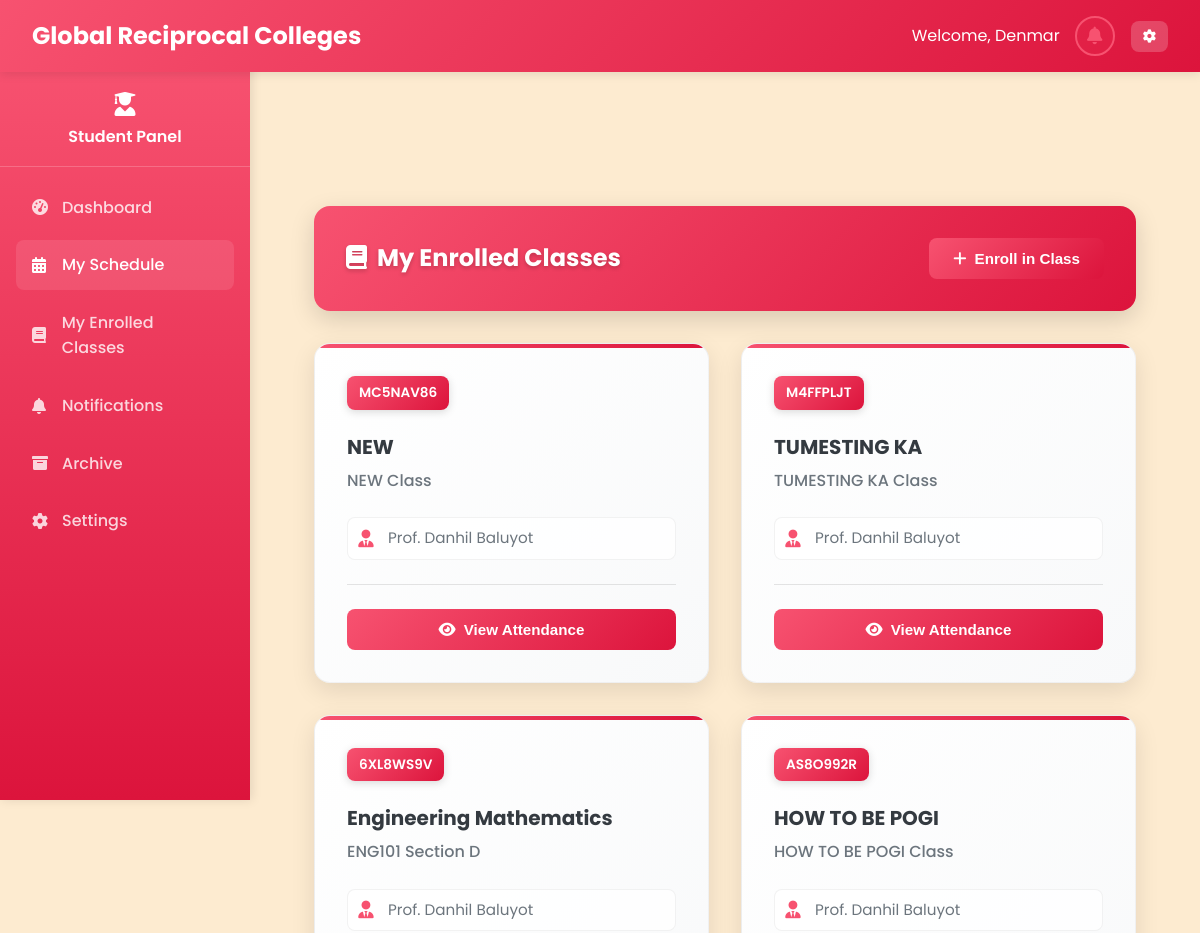
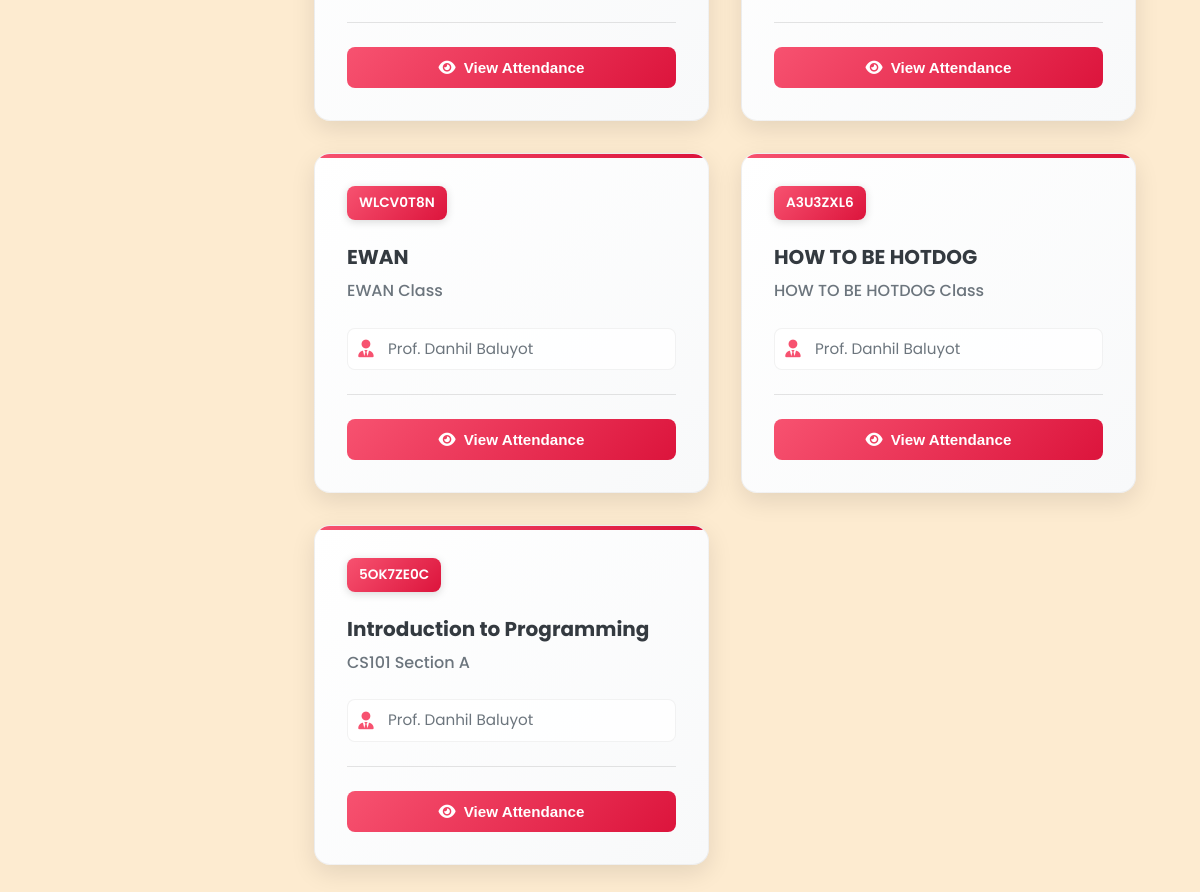
The page /Student/student_manage_schedule.php (signed in) on the database as committed earlier (2 pictures, top to bottom).
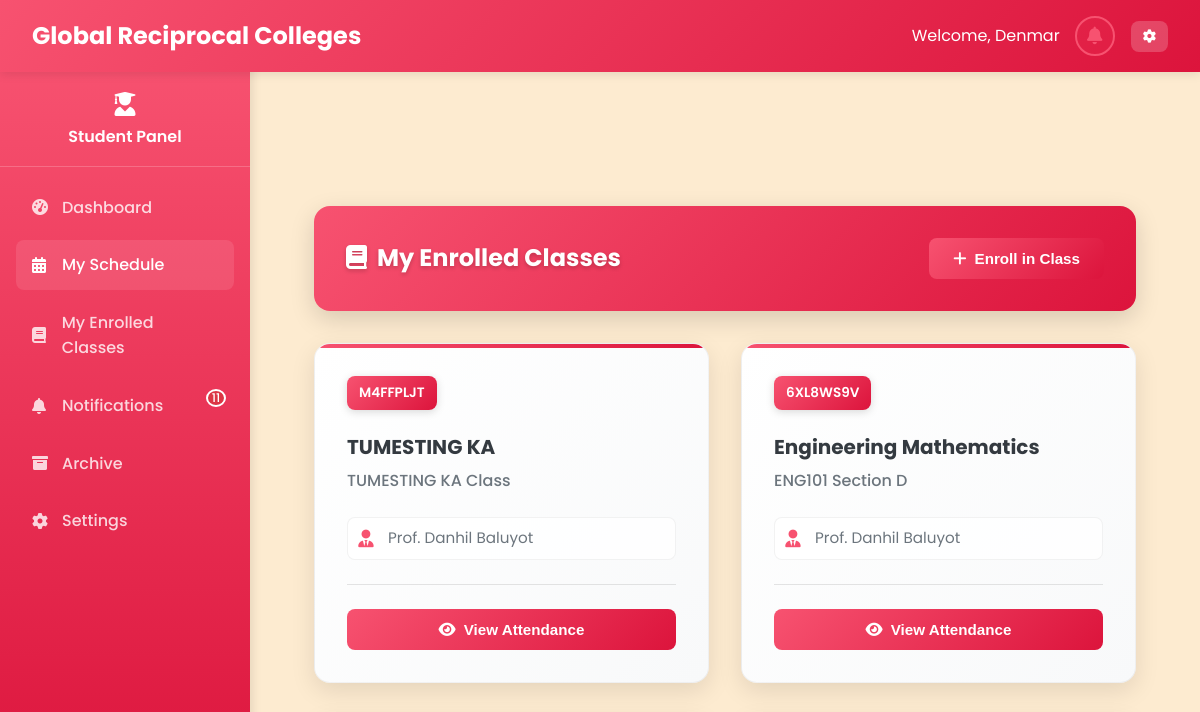
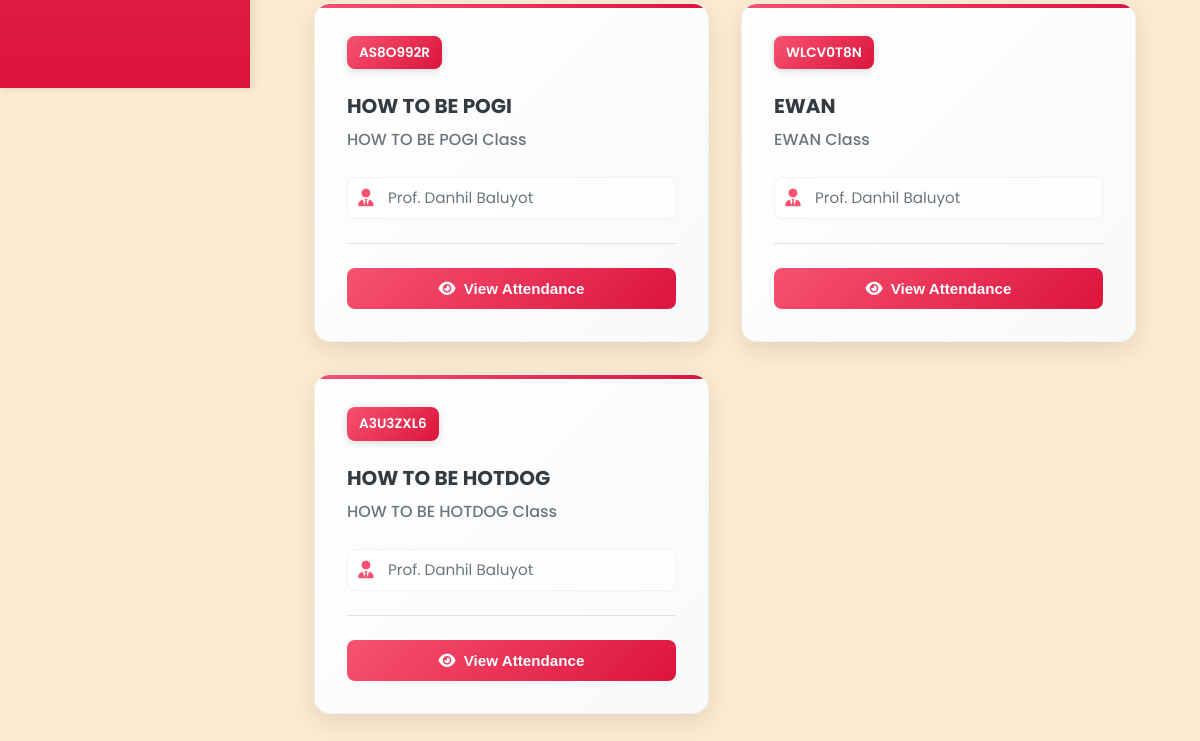
The same page on the database as committed later (2 pictures, top to bottom).
### tables this page shows
CREATE TABLE `classes` (
  `class_id` varchar(20) NOT NULL,
  `class_name` varchar(100) NOT NULL,
  `class_code` varchar(20) NOT NULL,
  `subject_id` varchar(20) DEFAULT NULL,
  `professor_id` varchar(20) DEFAULT NULL,
  `schedule` varchar(100) DEFAULT NULL,
  `room` varchar(50) DEFAULT NULL,
  `created_at` datetime NOT NULL,
  `updated_at` datetime NOT NULL,
  `section` varchar(10) DEFAULT NULL,
  `school_year_semester_id` int(11) DEFAULT NULL,
  `status` enum('active','archived') DEFAULT 'active',
  `semester` enum('1st Semester','2nd Semester') DEFAULT '1st Semester',
  `school_year` varchar(20) DEFAULT NULL
);

CREATE TABLE `subjects` (
  `subject_id` varchar(20) NOT NULL,
  `subject_name` varchar(100) NOT NULL,
  `subject_code` varchar(20) NOT NULL,
  `description` text DEFAULT NULL,
  `credits` int(11) NOT NULL,
  `created_at` datetime NOT NULL,
  `updated_at` datetime NOT NULL
);

CREATE TABLE `professors` (
  `professor_id` varchar(20) NOT NULL,
  `employee_id` varchar(20) NOT NULL,
  `first_name` varchar(50) NOT NULL,
  `last_name` varchar(50) NOT NULL,
  `email` varchar(100) NOT NULL,
  `password` varchar(255) NOT NULL,
  `department` varchar(100) NOT NULL,
  `mobile` varchar(15) NOT NULL,
  `created_at` datetime NOT NULL,
  `updated_at` datetime NOT NULL
);

### php/notifications.php (called while the page is built, shortened)
<?php
class NotificationManager {
    private $pdo;
    public function __construct($pdo) {
        $this->pdo = $pdo;
    }
    public function getUnreadCount($user_id, $user_type) {
        try {
            $stmt = $this->pdo->prepare("
                SELECT COUNT(*) as count FROM notifications
                WHERE user_id = ? AND user_type = ? AND is_read = 0
            ");
            $stmt->execute([$user_id, $user_type]);
            return $stmt->fetch()['count'];
        } catch (PDOException $e) {
            error_log("Error getting unread count: " . $e->getMessage());
            return 0;
        }
    }
}
?>

### Student/student_manage_schedule.php (the view, shortened to what the changed rows need)
<?php
require_once '../php/db.php';
$student_id = $_SESSION['user_id'];
$stmt = $pdo->prepare("SELECT c.class_id, c.class_name, c.class_code, s.subject_name, p.first_name, p.last_name
                     FROM student_classes sc
                     JOIN classes c ON sc.class_id = c.class_id
                     JOIN subjects s ON c.subject_id = s.subject_id
                     LEFT JOIN professors p ON c.professor_id = p.professor_id
                     LEFT JOIN school_year_semester sys ON c.school_year_semester_id = sys.id
                     WHERE sc.student_id = ? AND c.status != 'archived'
                     ORDER BY sc.enrolled_at DESC");
$stmt->execute([$student_id]);
$enrolled_classes = $stmt->fetchAll();
?>
<!DOCTYPE html>
<html lang="en">
<head>
    <link rel="stylesheet" href="../css/styles_fixed.css" />
    <link rel="stylesheet" href="https://cdnjs.cloudflare.com/ajax/libs/font-awesome/6.0.0/css/all.min.css" />
</head>
<body>
    <?php include '../includes/navbar_student.php'; ?>
    <?php include '../includes/sidebar_student.php'; ?>
    <main class="main-content">
        <div class="dashboard-container">
            <div class="table-header-enhanced">
                <h2 class="table-title-enhanced"><i class="fas fa-book" style="margin-right: 10px;"></i>My Enrolled Classes</h2>
            </div>
            <?php if (empty($enrolled_classes)): ?>
                <div class="empty-state">
                    <div class="empty-state-icon">
                        <i class="fas fa-book-open"></i>
                    </div>
                    <div class="empty-state-text">You are not enrolled in any classes yet.</div>
                    <button class="btn btn-primary" onclick="openEnrollModal()">
                        <i class="fas fa-plus"></i>
                        Enroll in Your First Class
                    </button>
                </div>
            <?php else: ?>
                <div class="tiles-grid">
                    <?php foreach ($enrolled_classes as $class): ?>
                        <div class="class-tile" tabindex="0" role="button" aria-pressed="false" data-class-id="<?php echo $class['class_id']; ?>">
                            <div class="class-header">
                                <div class="class-code"><?php echo htmlspecialchars($class['class_code']); ?></div>
                            </div>
                            <div class="class-subject"><?php echo htmlspecialchars($class['subject_name']); ?></div>
                            <div class="class-subject-code"><?php echo htmlspecialchars($class['class_name']); ?></div>
                            <div class="class-details">
                                <div class="class-detail">
                                    <i class="fas fa-user-tie"></i>
                                    <?php
                                    $professor_name = (!empty($class['first_name']) && !empty($class['last_name'])) ? 'Prof. ' . htmlspecialchars($class['first_name'] . ' ' . $class['last_name']) : 'N/A';
                                    echo $professor_name;
                                    ?>
                                </div>
                            </div>
                            <div class="class-actions">
                                <button class="view-attendance-btn" data-class-id="<?php echo $class['class_id']; ?>">
                                    <i class="fas fa-eye"></i>
                                    View Attendance
                                </button>
                            </div>
                        </div>
                    <?php endforeach; ?>
                </div>
            <?php endif; ?>
        </div>
    </main>
</body>
</html>

### includes/sidebar_student.php (shortened to what the changed rows need)
<div class="student-sidebar">
    <nav class="sidebar-nav">
        <?php $current_page = basename($_SERVER['PHP_SELF']); ?>
        <a href="#" onclick="openNotificationModal(); return false;" class="nav-item <?php echo ($current_page == 'notifications.php') ? 'active' : ''; ?>">
            <i class="fas fa-bell"></i>
            <span>Notifications</span>
            <?php
            require_once '../php/db.php';
            require_once '../php/notifications.php';
            $notificationManager = new NotificationManager($pdo);
            $unread_count = $notificationManager->getUnreadCount($_SESSION['user_id'], 'student');
            if ($unread_count > 0):
            ?>
            <span class="notification-badge"><?php echo $unread_count; ?></span>
            <?php endif; ?>
        </a>
    </nav>
</div>

Rows that differ between the two databases and show on the page:
removed classes: class_code "MC5NAV86", subject.subject_name "NEW", class_name "NEW Class", professor.last_name "Prof. Danhil Baluyot"
no longer on this page (row unchanged): classes: class_code "5OK7ZE0C", subject.subject_name "Introduction to Programming", class_name "CS101 Section A", professor.last_name "Prof. Danhil Baluyot"
Other text that changed with them:
$unread_count: (not shown) → "11"
